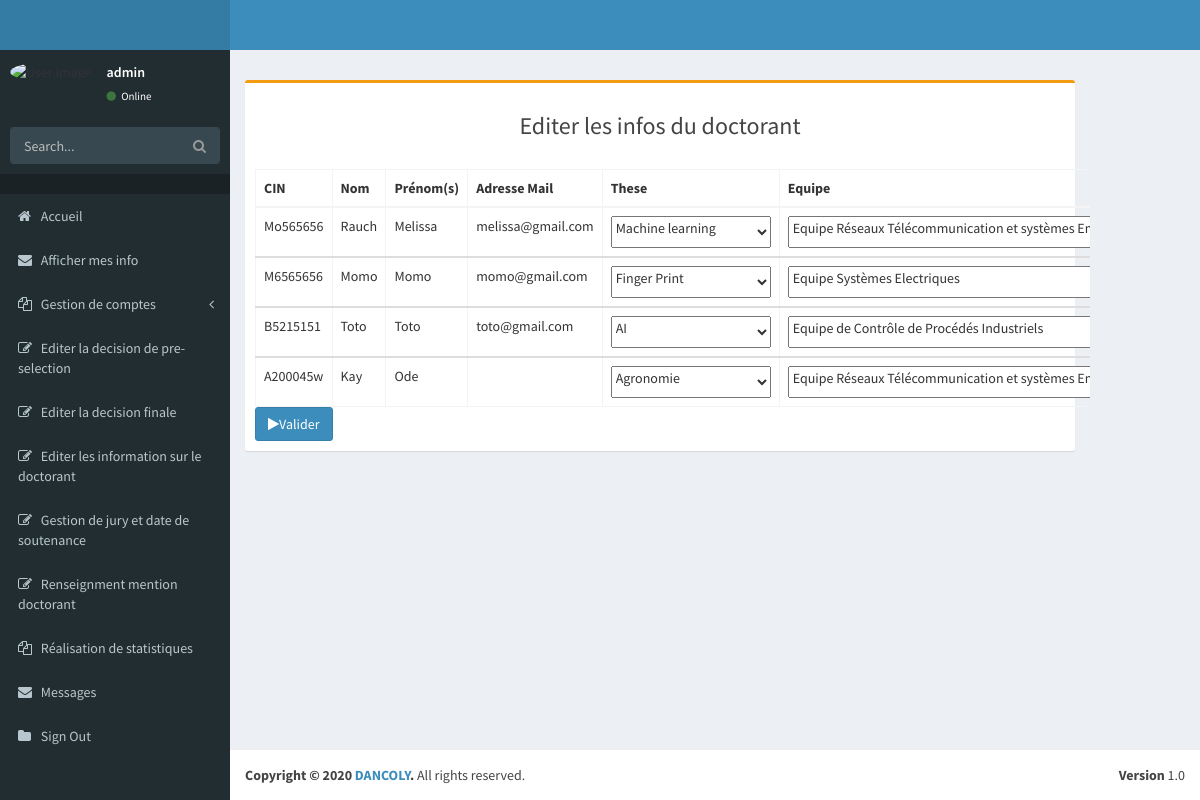
The page /addInfoDoc/ (signed in) on the database its author committed.
### pages/models.py (models this page shows, shortened)
class Candidat(models.Model):
    individu = models.OneToOneField(Individu, on_delete = models.CASCADE)
    fonction = models.CharField(max_length = 60, default="")
    entreprise = models.CharField(max_length = 60)
    diplome = models.ManyToManyField(Diplome)
    preselection = models.BooleanField(default = False)
    selection = models.BooleanField(default = False)

class Individu(models.Model):
    user = models.OneToOneField(User, on_delete = models.CASCADE)
    cin = models.CharField(max_length = 8, unique = True, default = "")
    nom = models.CharField(max_length = 50, default="")
    prenoms = models.CharField(max_length = 50, default="")
    photo = models.ImageField(default = "default.jpg", upload_to = 'individu_pics')
    tel = models.CharField(max_length = 15, default="")
    addr = models.CharField(max_length = 60, default="")
    ville_residence = models.CharField(max_length = 250, default="")
    pays = models.CharField(max_length = 30, default = "Maroc")
    genre = models.CharField(max_length = 15, default = "Masculin")
    etat_civil = models.CharField(max_length = 15, default = "Célibataire")
    date_nais = models.DateField()
    status_choices = (
        ('professeur', 'professeur'),
        ('candidat', 'candidat'),
        ('doctorant', 'doctorant'),
    )
    my_status = models.CharField(max_length = 15, choices = status_choices, default = "candidat")
    desactiver = models.BooleanField(default = False)

class These(models.Model):
    titre_these = models.CharField(max_length=100, default="")
    director_these = models.ForeignKey(Professeur, on_delete = models.CASCADE)

class Equipe_recherche(models.Model):
    libelle_equipe = models.CharField(max_length=100, default="")

### pages/views.py (the view)
# urls.py: re_path(r'addInfoDoc/$', views.addInfoDocView,name="addInfoDoc"),
@login_required()
@user_passes_test(lambda u: u.is_superuser)
def addInfoDocView(request):
    if request.method == 'POST':
        list_ind= Candidat.objects.filter(selection = True)
        for candidat in list_ind:
            key2 = 'inpt_th_'+candidat.individu.cin
            var_inpt2 =  request.POST[key2]
            these = These.objects.get(id=var_inpt2 )
            key3 = 'inpt_eq_'+candidat.individu.cin
            var_inpt3 =  request.POST[key3]
            equipe = Equipe_recherche.objects.get(id=var_inpt3 )
            if(not hasattr(candidat, 'doctorant')):
                doctorant= Doctorant(these =these, candidat=candidat, equipe= equipe )
                doctorant.save()
            else:
                doctorant= Doctorant.objects.get(id= candidat.doctorant.id)
                doctorant.these= these
                doctorant.equipe = equipe
                doctorant.save()
        return redirect('pages:addInfoDoc')
    else:
        list_individus= Candidat.objects.filter(selection = True); #remember to check how to paginate
        list_theses  = These.objects.all()
        list_equipes  = Equipe_recherche.objects.all()
        return render(request, 'pages/addInfoDoc.html', { 'list_individus': list_individus , 'list_theses': list_theses, 'list_equipes': list_equipes })

### pages/templates/pages/addInfoDoc.html (shortened to what this page needs)
{% extends "pages/base.html" %}
{% block content %}
  <form class="" action="" method="post">
    <div class="box box-warning" >
      <div class="box-header box-with-boder ">
          <h3 class="heading" align = "center">Editer les infos du doctorant</h3>
      </div>
        <div class="box-body">
                <table class="table table-bordered">
                  <thead>
                    <tr>
                      <th>CIN</th>
                      <th>Nom</th>
                      <th>Prénom(s)</th>
                      <th>Adresse Mail</th>
                      <th>These</th>
                      <th>Equipe</th>
                    </tr>
                  </thead>
                  {% for candidat in list_individus %}
                  <tbody>
                    <tr>
                      <td>{{ candidat.individu.cin }}</td>
                      <td>{{ candidat.individu.nom }}</td>
                      <td>{{candidat.individu.prenoms }}</td>
                      <td>{{ candidat.individu.user.email }}</td>
                      <td>
                         <select class="sidebar" name="inpt_th_{{candidat.individu.cin}}"required="required" >
                           {% for these in list_theses %}
                            <option value="{{these.id}}" {% if  candidat.doctorant.these == these %}  selected = "selected" {% endif %} >{{these.titre_these}} </option>
                           {% endfor %}
                         </select>
                      </td>
                      <td>
                         <select class="sidebar" name="inpt_eq_{{candidat.individu.cin}}" required="required">
                           {% for equipe in list_equipes %}
                            <option value="{{equipe.id}}" {% if  candidat.doctorant.equipe == equipe %}  selected = "selected" {% endif %} >{{equipe.libelle_equipe}} </option>
                           {% endfor %}
                         </select>
                      </td>
                    </tr>
                  </tbody>
                  {% endfor %}
                </table>
                <button type="submit" class="btn btn-primary" >  <span class="fa fa-play"> </span>Valider</button>
        </div>
      </div>
  </form>
{% endblock %}

### pages/templates/pages/base.html (shortened to what this page needs)
{%  load static %}
<!DOCTYPE html>
<html>
  <head>
    <link href="{% static 'pages/css/bootstrap.min.css'%}" rel="stylesheet" type="text/css" />
    <link href="https://maxcdn.bootstrapcdn.com/font-awesome/4.3.0/css/font-awesome.min.css" rel="stylesheet" type="text/css" />
    <link href="http://code.ionicframework.com/ionicons/2.0.0/css/ionicons.min.css" rel="stylesheet" type="text/css" />
    <link href="{% static 'pages/css2/AdminLTE.min.css'%}" rel="stylesheet" type="text/css" />
    <link href="{% static 'pages/css2/skins/_all-skins.min.css'%}" rel="stylesheet" type="text/css" />
    <link href="{% static 'pages/plugins/iCheck/flat/blue.css'%}" rel="stylesheet" type="text/css" />
    <link href="{% static 'pages/plugins/morris/morris.css'%}" rel="stylesheet" type="text/css" />
    <link href="{% static 'pages/plugins/jvectormap/jquery-jvectormap-1.2.2.css'%}" rel="stylesheet" type="text/css" />
    <link href="{% static 'pages/plugins/datepicker/datepicker3.css'%}" rel="stylesheet" type="text/css" />
    <link href="{% static 'pages/plugins/daterangepicker/daterangepicker-bs3.css'%}" rel="stylesheet" type="text/css" />
    <link href="{% static 'pages/plugins/bootstrap-wysihtml5/bootstrap3-wysihtml5.min.css'%}" rel="stylesheet" type="text/css" />
  </head>
  <body class="skin-blue">
    <div class="wrapper">
      <header class="main-header">
        <a href="index2.html" class="logo"><b></b></a>
        <nav class="navbar navbar-static-top" role="navigation">
        </nav>
      </header>
      <aside class="main-sidebar">
        <section class="sidebar">
          <div class="user-panel">
            <div class="pull-left image">
              <img src="{{request.user.individu.photo.url}}" class="img-circle" alt="User Image" />
            </div>
            <div class="pull-left info">
              <p>{{request.user.username}}</p>
              <a href="#"><i class="fa fa-circle text-success"></i> Online</a>
            </div>
          </div>
          <form action="#" method="get" class="sidebar-form">
            <div class="input-group">
              <input type="text" name="q" class="form-control" placeholder="Search..."/>
              <span class="input-group-btn">
                <button type='submit' name='search' id='search-btn' class="btn btn-flat"><i class="fa fa-search"></i></button>
              </span>
            </div>
          </form>
          <ul class="sidebar-menu">
            <li class="header"></li>
            <li class="treeview">
              <a href="{% url 'pages:home' %}">
                <i class="fa fa-home"></i>
                <span>Accueil</span>
              </a>
            </li>
            <li class="treeview">
              <a href="#">
                <i class="fa fa-envelope"></i>
                <span>Afficher mes info</span>
              </a>
            </li>
            <li class="treeview">
              {% if user.is_superuser %}
              <a href="#">
                <i class="fa fa-files-o"></i>
                <span>Gestion de comptes</span>
                <i class="fa fa-angle-left pull-right"></i>
              </a>
              {% endif %}
            </li>
            <li class="treeview">
                  {% if user.is_superuser %}
                  <a href="{% url 'pages:selectCand' %}">
                    <i class="fa fa-edit"></i> <span>Editer la decision de pre-selection</span>
                  </a>
                  {% endif %}
                </li>
                <li class="treeview">
                  {% if user.is_superuser %}
                  <a href="{% url 'pages:selectFinal' %}">
                    <i class="fa fa-edit"></i> <span>Editer la decision finale</span>
                  </a>
                  {% elif user.individu.my_status == 'professeur' %}
                  <a href="{% url 'pages:mesInfo' %}">
                    <i class="fa fa-edit"></i> <span>La liste de mes Doctorants</span>
                  </a>
                  {% endif %}
                </li>
                {% if user.is_superuser %}
                <li class="treeview">
                  <a href="{% url 'pages:addInfoDoc' %}">
                    <i class="fa fa-edit"></i> <span>Editer les information sur le doctorant</span>
                  </a>
                </li>
                  <li class="treeview">
                  <a href="{% url 'pages:soutDate' %}">
                    <i class="fa fa-edit"></i> <span>Gestion de jury et date de soutenance</span>
                  </a>
                </li>
                <li class="treeview">
                  <a href="{% url 'pages:mentionDoc' %}">
                    <i class="fa fa-edit"></i> <span>Renseignment mention doctorant</span>
                  </a>
                </li>
                <li class = "treeview">
                <a href="#">
                  <i class="fa fa-files-o"></i>
                  <span>Réalisation de statistiques</span>
                </a>
              </li>
                {% endif %}
                <li>
                  <a href="{% url 'pages:mesMsg' %}">
                    <i class="fa fa-envelope"></i> <span>Messages</span>
                  </a>
                </li>
                <li class="treeview">
                  <a href="{% url 'pages:logout' %}">
                    <i class="fa fa-folder"></i> <span>Sign Out</span>
                  </a>
                </li>
              </ul>
        </section>
      </aside>
      <div class="content-wrapper">
        <section class="content-header">
        </section>
        <section class="content">
            {% block content %}
            {% endblock content %}
        </section>
      </div>
      <footer class="main-footer">
        <div class="pull-right hidden-xs">
          <b>Version</b> 1.0
        </div>
        <strong>Copyright &copy; 2020 <a href="http://almsaeedstudio.com">DANCOLY</a>.</strong> All rights reserved.
      </footer>
    </div>
  </body>
</html>

### pages/templates/pages/base.html (style rules this page uses)
.content { float: right; width: 90%; height: 80%; overflow: hidden; position: absolute; overflow-y: scroll; overflow-x: hidden; }
@media screen and (min-width: 900px) { .content { width: calc(100% - 340px); } }

### rows shown on the page
Candidat: individu.cin "Mo565656", individu.nom "Rauch", individu.prenoms "Melissa", individu.user.email "melissa@gmail.com", individu.cin "Machine learning", individu.cin "Equipe Réseaux Télécommunication et systèmes Embarqués"
Candidat: individu.cin "M6565656", individu.nom "Momo", individu.prenoms "Momo", individu.user.email "momo@gmail.com", individu.cin "Finger Print", individu.cin "Equipe Systèmes Electriques"
Candidat: individu.cin "B5215151", individu.nom "Toto", individu.prenoms "Toto", individu.user.email "toto@gmail.com", id+individu "AI", individu.cin "Equipe de Contrôle de Procédés Industriels"
Candidat: individu.cin "A200045w", individu.nom "Kay", individu.prenoms "Ode", individu.cin "Agronomie", individu.cin "Equipe Réseaux Télécommunication et systèmes Embarqués"

### other values the page prints
{{ request.user.username }} "admin"
